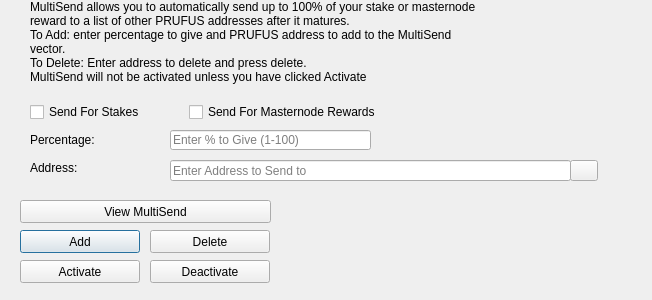
<?xml version="1.0" encoding="UTF-8"?>
<ui version="4.0">
 <class>MultiSendDialog</class>
 <widget class="QDialog" name="MultiSendDialog">
  <property name="windowModality">
   <enum>Qt::NonModal</enum>
  </property>
  <property name="geometry">
   <rect>
    <x>0</x>
    <y>0</y>
    <width>652</width>
    <height>300</height>
   </rect>
  </property>
  <property name="windowTitle">
   <string>MultiSend</string>
  </property>
  <widget class="QLineEdit" name="multiSendPercentEdit">
   <property name="geometry">
    <rect>
     <x>170</x>
     <y>130</y>
     <width>201</width>
     <height>20</height>
    </rect>
   </property>
   <property name="toolTip">
    <string>Enter whole numbers 1 - 100</string>
   </property>
   <property name="placeholderText">
    <string>Enter % to Give (1-100)</string>
   </property>
  </widget>
  <widget class="QLineEdit" name="multiSendAddressEdit">
   <property name="geometry">
    <rect>
     <x>170</x>
     <y>160</y>
     <width>401</width>
     <height>21</height>
    </rect>
   </property>
   <property name="toolTip">
    <string/>
   </property>
   <property name="placeholderText">
    <string>Enter Address to Send to</string>
   </property>
  </widget>
  <widget class="QLabel" name="label_2">
   <property name="geometry">
    <rect>
     <x>30</x>
     <y>0</y>
     <width>451</width>
     <height>121</height>
    </rect>
   </property>
   <property name="lineWidth">
    <number>1</number>
   </property>
   <property name="text">
    <string>MultiSend allows you to automatically send up to 100% of your stake or masternode reward to a list of other PRUFUS addresses after it matures.
To Add: enter percentage to give and PRUFUS address to add to the MultiSend vector.
To Delete: Enter address to delete and press delete.
MultiSend will not be activated unless you have clicked Activate</string>
   </property>
   <property name="alignment">
    <set>Qt::AlignLeading|Qt::AlignLeft|Qt::AlignTop</set>
   </property>
   <property name="wordWrap">
    <bool>true</bool>
   </property>
  </widget>
  <widget class="QLabel" name="message">
   <property name="geometry">
    <rect>
     <x>290</x>
     <y>200</y>
     <width>351</width>
     <height>91</height>
    </rect>
   </property>
   <property name="text">
    <string/>
   </property>
  </widget>
  <widget class="QPushButton" name="addButton">
   <property name="geometry">
    <rect>
     <x>20</x>
     <y>230</y>
     <width>120</width>
     <height>23</height>
    </rect>
   </property>
   <property name="toolTip">
    <string/>
   </property>
   <property name="statusTip">
    <string>Add to MultiSend Vector</string>
   </property>
   <property name="text">
    <string>Add</string>
   </property>
  </widget>
  <widget class="QPushButton" name="disableButton">
   <property name="geometry">
    <rect>
     <x>150</x>
     <y>260</y>
     <width>120</width>
     <height>23</height>
    </rect>
   </property>
   <property name="statusTip">
    <string>Deactivate MultiSend</string>
   </property>
   <property name="text">
    <string>Deactivate</string>
   </property>
  </widget>
  <widget class="QPushButton" name="addressBookButton">
   <property name="geometry">
    <rect>
     <x>570</x>
     <y>160</y>
     <width>28</width>
     <height>21</height>
    </rect>
   </property>
   <property name="toolTip">
    <string>Choose an address from the address book</string>
   </property>
   <property name="text">
    <string/>
   </property>
   <property name="icon">
    <iconset resource="../prufus.qrc">
     <normaloff>:/icons/address-book</normaloff>:/icons/address-book</iconset>
   </property>
   <property name="shortcut">
    <string>Alt+A</string>
   </property>
   <property name="autoDefault">
    <bool>false</bool>
   </property>
  </widget>
  <widget class="QLabel" name="label">
   <property name="geometry">
    <rect>
     <x>30</x>
     <y>130</y>
     <width>121</width>
     <height>20</height>
    </rect>
   </property>
   <property name="toolTip">
    <string>Percentage of stake to send</string>
   </property>
   <property name="text">
    <string>Percentage:</string>
   </property>
  </widget>
  <widget class="QLabel" name="label_5">
   <property name="geometry">
    <rect>
     <x>30</x>
     <y>160</y>
     <width>111</width>
     <height>16</height>
    </rect>
   </property>
   <property name="toolTip">
    <string>Address to send portion of stake to</string>
   </property>
   <property name="text">
    <string>Address:</string>
   </property>
  </widget>
  <widget class="QPushButton" name="deleteButton">
   <property name="geometry">
    <rect>
     <x>150</x>
     <y>230</y>
     <width>120</width>
     <height>23</height>
    </rect>
   </property>
   <property name="toolTip">
    <string/>
   </property>
   <property name="statusTip">
    <string>Delete Address From MultiSend Vector</string>
   </property>
   <property name="text">
    <string>Delete</string>
   </property>
  </widget>
  <widget class="QPushButton" name="activateButton">
   <property name="geometry">
    <rect>
     <x>20</x>
     <y>260</y>
     <width>120</width>
     <height>23</height>
    </rect>
   </property>
   <property name="statusTip">
    <string>Activate MultiSend</string>
   </property>
   <property name="text">
    <string>Activate</string>
   </property>
  </widget>
  <widget class="QPushButton" name="viewButton">
   <property name="geometry">
    <rect>
     <x>20</x>
     <y>200</y>
     <width>251</width>
     <height>23</height>
    </rect>
   </property>
   <property name="toolTip">
    <string/>
   </property>
   <property name="statusTip">
    <string>View MultiSend Vector</string>
   </property>
   <property name="text">
    <string>View MultiSend</string>
   </property>
  </widget>
  <widget class="QWidget" name="horizontalLayoutWidget">
   <property name="geometry">
    <rect>
     <x>30</x>
     <y>100</y>
     <width>351</width>
     <height>24</height>
    </rect>
   </property>
   <layout class="QHBoxLayout" name="horizontalLayout">
    <item>
     <widget class="QCheckBox" name="multiSendStakeCheckBox">
      <property name="text">
       <string>Send For Stakes</string>
      </property>
     </widget>
    </item>
    <item>
     <widget class="QCheckBox" name="multiSendMasternodeCheckBox">
      <property name="text">
       <string>Send For Masternode Rewards</string>
      </property>
     </widget>
    </item>
   </layout>
  </widget>
 </widget>
 <resources>
  <include location="../prufus.qrc"/>
 </resources>
 <connections/>
</ui>
